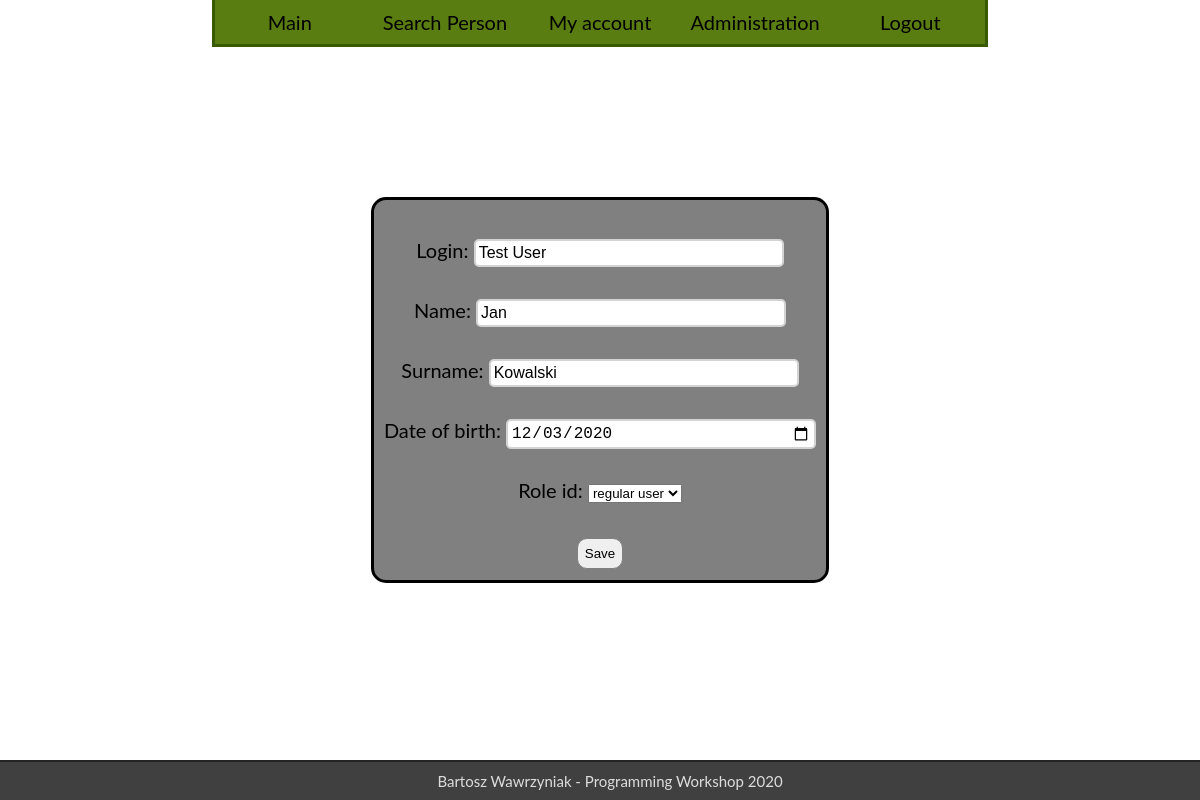
Page /users/detail/2 (signed in) on the committed database.
### users/models.py (models this page shows)
class User(AbstractBaseUser):
    login = models.CharField(max_length=30, unique=True)
    name = models.CharField(max_length=20)
    surname = models.CharField(max_length=30)
    date_of_birth = models.DateField()
    role_id = models.ForeignKey(Role, on_delete=models.SET_NULL, null=True)
    is_deleted = models.BooleanField(default=False)
    objects = BaseUserManager()
    REQUIRED_FIELDS = ['name', 'surname', 'date_of_birth', 'role_id']
    USERNAME_FIELD = 'login'
    @property
    def admin(self):
        return self.role_id.role_name == 'admin'
    @property
    def moderator(self):
        return self.role_id.role_name == 'moderator' or self.admin

### users/views.py (the view, shortened to what this page needs)
class DetailView(LoginRequiredMixin, View):
    login_url = 'users:login'
    redirect_field_name = 'redirect'
    change_form = modelform_factory(User, form=UserForm, exclude=('password', 'role_id', 'id', 'is_deleted'))
    admin_change_form = modelform_factory(User, form=UserForm, exclude=('password', 'id', 'is_deleted'))
    template = 'users/detail.html'
    def get(self, request, user_id=None):
        user = request.user
        form = self.change_form
        if user_id and user.moderator:
            user = User.objects.get(pk=user_id)
            if request.user.admin:
                form = self.admin_change_form
        return render(request, self.template, {'form': form(instance=user), 'admin': user_id})

### users/models.py (called while the page is built)
    def __str__(self):
        return self.role_name

### templates/users/detail.html (shortened to what this page needs)
{% extends 'base.html' %}
{% load static %}
{% block content %}
    <div style="height: 150px"></div>
    <form method="post">
        {{ form.as_p }}
        <input type="submit" value="Save" name="save">
    </form>
{% endblock %}

### static/style.css (style rules this page uses)
body, html { margin: 0; height: 100%; font-size: 20px; font-family: 'Lato', sans-serif; }
form { margin: 0 auto 0; background-color: grey; width: fit-content; border: solid black 3px; padding: 10px; border-radius: 15px; text-align: center; line-height: 40px; }
input[type=password], input[type=text], input[type=date] { border: lightgrey solid 2px; font-size: 16px; border-radius: 5px; padding: 3px; width: 300px; }
input[type=submit], input[type=button] { border-radius: 10px; border: gray solid 1px; padding: 7px; }

### rows in the picture
User: login "Test User", name "Jan", surname "Kowalski", date_of_birth "12/03/2020", role_id "regular user"
